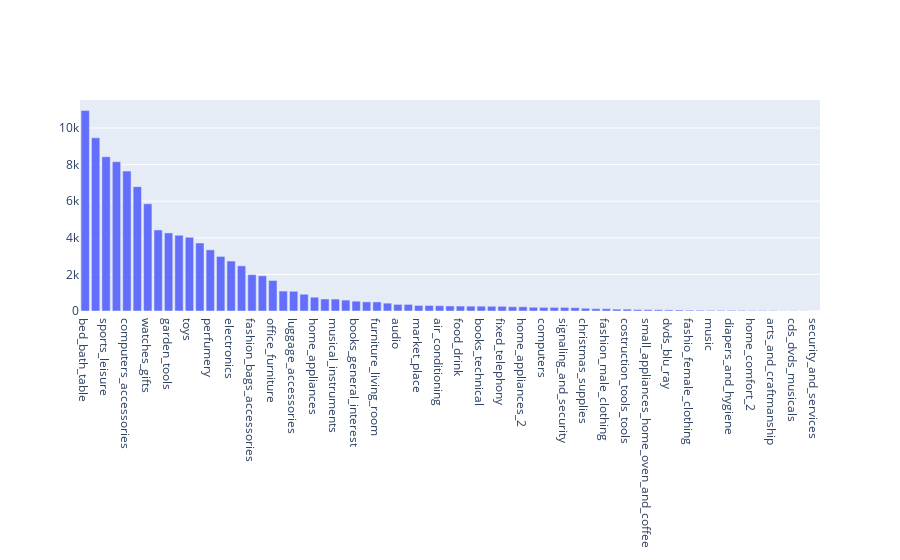

Notebook cell for this chart:
### Markdown cell above
- 거래건수별 정렬

### Code cell
category_how_many = category_how_many.sort_values(by='order_id', ascending=False)

import plotly.graph_objs as go

fig = go.Figure()
fig.add_trace(
    go.Bar(
        x = category_how_many.index,
        y = category_how_many['order_id']
    )
)
fig.update_layout:(
    {
        'title':{
            'text': '<b>The number of Orders by Category</b>',
            'x':0.5,
            'y':0.9,
            'font':{
                'size':15
            }
        },
        'xaxis':{
            'title':'<b>From Oct.2016 To Sep.2018</b>',
            'showticklebels':True
        },
        'yaxis':{
            'title':'<b>The number of Orders</b>'
        },
        'template':'plotly_white'
    }
)
fig.show()

### Figure 1 — Plotly figure (JSON) as saved in the notebook; plotly's stock layout.template omitted (floating-point values rounded to 4 significant figures)
{"data": [{"type": "bar", "x": ["bed_bath_table", "health_beauty", "sports_leisure", "furniture_decor", "computers_accessories", "housewares", "watches_gifts", "telephony", "garden_tools", "auto", "toys", "cool_stuff", "perfumery", "baby", "electronics", "stationery", "fashion_bags_accessories", "pet_shop", "office_furniture", "consoles_games", "luggage_accessories", "construction_tools_construction", "home_appliances", "small_appliances", "musical_instruments", "home_construction", "books_general_interest", "food", "furniture_living_room", "home_confort", "audio", "drinks", "market_place", "construction_tools_lights", "air_conditioning", "kitchen_dining_laundry_garden_furniture", "food_drink", "industry_commerce_and_business", "books_technical", "fashion_shoes", "fixed_telephony", "costruction_tools_garden", "home_appliances_2", "agro_industry_and_commerce", "computers", "art", "signaling_and_security", "construction_tools_safety", "christmas_supplies", "fashion_underwear_beach", "fashion_male_clothing", "furniture_bedroom", "costruction_tools_tools", "tablets_printing_image", "small_appliances_home_oven_and_coffee", "cine_photo", "dvds_blu_ray", "books_imported", "fashio_female_clothing", "party_supplies", "music", "furniture_mattress_and_upholstery", "diapers_and_hygiene", "flowers", "home_comfort_2", "fashion_sport", "arts_and_craftmanship", "la_cuisine", "cds_dvds_musicals", "fashion_childrens_clothes", "security_and_services"], "y": [10952, 9465, 8428, 8156, 7643, 6795, 5857, 4428, 4267, 4139, 4029, 3715, 3340, 2982, 2729, 2466, 1985, 1924, 1668, 1089, 1077, 916, 754, 657, 651, 596, 536, 499, 495, 429, 362, 361, 305, 301, 289, 274, 269, 264, 263, 257, 255, 232, 231, 206, 199, 197, 197, 182, 150, 127, 125, 103, 103, 83, 73, 70, 61, 57, 45, 42, 38, 37, 37, 33, 30, 29, 24, 14, 14, 7, 2]}], "layout": {}}
